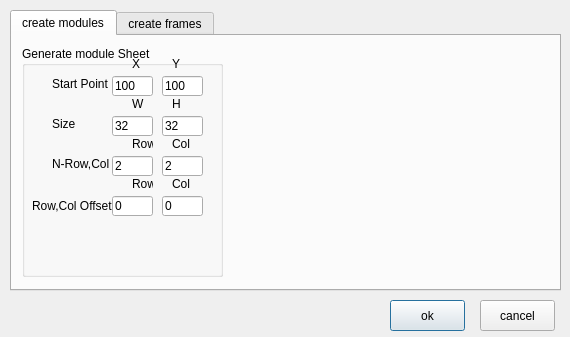
<?xml version="1.0" encoding="UTF-8"?>
<ui version="4.0">
 <class>Dialog</class>
 <widget class="QDialog" name="Dialog">
  <property name="geometry">
   <rect>
    <x>0</x>
    <y>0</y>
    <width>570</width>
    <height>337</height>
   </rect>
  </property>
  <property name="windowTitle">
   <string>Xedithor : tool create</string>
  </property>
  <property name="windowIcon">
   <iconset resource="XedithorResources.qrc">
    <normaloff>:/images/Table.png</normaloff>:/images/Table.png</iconset>
  </property>
  <property name="modal">
   <bool>true</bool>
  </property>
  <widget class="QTabWidget" name="tabWidget">
   <property name="geometry">
    <rect>
     <x>10</x>
     <y>10</y>
     <width>551</width>
     <height>281</height>
    </rect>
   </property>
   <property name="currentIndex">
    <number>0</number>
   </property>
   <widget class="QWidget" name="tab">
    <attribute name="title">
     <string>create modules</string>
    </attribute>
    <widget class="QGroupBox" name="groupBox">
     <property name="geometry">
      <rect>
       <x>10</x>
       <y>10</y>
       <width>201</width>
       <height>231</height>
      </rect>
     </property>
     <property name="title">
      <string>Generate module Sheet</string>
     </property>
     <widget class="QLabel" name="label_15">
      <property name="geometry">
       <rect>
        <x>150</x>
        <y>130</y>
        <width>21</width>
        <height>16</height>
       </rect>
      </property>
      <property name="text">
       <string>Col</string>
      </property>
     </widget>
     <widget class="QLineEdit" name="lineEditF_nRow">
      <property name="geometry">
       <rect>
        <x>90</x>
        <y>110</y>
        <width>41</width>
        <height>20</height>
       </rect>
      </property>
      <property name="text">
       <string>2</string>
      </property>
     </widget>
     <widget class="QLabel" name="label_3">
      <property name="geometry">
       <rect>
        <x>150</x>
        <y>10</y>
        <width>21</width>
        <height>16</height>
       </rect>
      </property>
      <property name="text">
       <string>Y</string>
      </property>
     </widget>
     <widget class="QLabel" name="label">
      <property name="geometry">
       <rect>
        <x>30</x>
        <y>30</y>
        <width>61</width>
        <height>16</height>
       </rect>
      </property>
      <property name="text">
       <string>Start Point</string>
      </property>
     </widget>
     <widget class="QLabel" name="label_10">
      <property name="geometry">
       <rect>
        <x>110</x>
        <y>90</y>
        <width>21</width>
        <height>16</height>
       </rect>
      </property>
      <property name="text">
       <string>Row</string>
      </property>
     </widget>
     <widget class="QLineEdit" name="lineEditF_offsetCol">
      <property name="geometry">
       <rect>
        <x>140</x>
        <y>150</y>
        <width>41</width>
        <height>20</height>
       </rect>
      </property>
      <property name="text">
       <string>0</string>
      </property>
     </widget>
     <widget class="QLineEdit" name="lineEditF_W">
      <property name="geometry">
       <rect>
        <x>90</x>
        <y>70</y>
        <width>41</width>
        <height>20</height>
       </rect>
      </property>
      <property name="text">
       <string>32</string>
      </property>
     </widget>
     <widget class="QLabel" name="label_12">
      <property name="geometry">
       <rect>
        <x>150</x>
        <y>90</y>
        <width>21</width>
        <height>16</height>
       </rect>
      </property>
      <property name="text">
       <string>Col</string>
      </property>
     </widget>
     <widget class="QLabel" name="label_13">
      <property name="geometry">
       <rect>
        <x>10</x>
        <y>150</y>
        <width>81</width>
        <height>20</height>
       </rect>
      </property>
      <property name="text">
       <string>Row,Col Offset</string>
      </property>
     </widget>
     <widget class="QLineEdit" name="lineEditF_H">
      <property name="geometry">
       <rect>
        <x>140</x>
        <y>70</y>
        <width>41</width>
        <height>20</height>
       </rect>
      </property>
      <property name="text">
       <string>32</string>
      </property>
     </widget>
     <widget class="QLabel" name="label_7">
      <property name="geometry">
       <rect>
        <x>110</x>
        <y>50</y>
        <width>21</width>
        <height>16</height>
       </rect>
      </property>
      <property name="text">
       <string>W</string>
      </property>
     </widget>
     <widget class="QLineEdit" name="lineEditF_offsetRow">
      <property name="geometry">
       <rect>
        <x>90</x>
        <y>150</y>
        <width>41</width>
        <height>20</height>
       </rect>
      </property>
      <property name="text">
       <string>0</string>
      </property>
     </widget>
     <widget class="QLineEdit" name="lineEditF_Y">
      <property name="geometry">
       <rect>
        <x>140</x>
        <y>30</y>
        <width>41</width>
        <height>20</height>
       </rect>
      </property>
      <property name="text">
       <string>100</string>
      </property>
     </widget>
     <widget class="QLineEdit" name="lineEditF_X">
      <property name="geometry">
       <rect>
        <x>90</x>
        <y>30</y>
        <width>41</width>
        <height>20</height>
       </rect>
      </property>
      <property name="text">
       <string>100</string>
      </property>
     </widget>
     <widget class="QLabel" name="label_9">
      <property name="geometry">
       <rect>
        <x>150</x>
        <y>50</y>
        <width>21</width>
        <height>16</height>
       </rect>
      </property>
      <property name="text">
       <string>H</string>
      </property>
     </widget>
     <widget class="QLineEdit" name="lineEditF_nCol">
      <property name="geometry">
       <rect>
        <x>140</x>
        <y>110</y>
        <width>41</width>
        <height>20</height>
       </rect>
      </property>
      <property name="text">
       <string>2</string>
      </property>
     </widget>
     <widget class="QLabel" name="label_11">
      <property name="geometry">
       <rect>
        <x>30</x>
        <y>110</y>
        <width>61</width>
        <height>16</height>
       </rect>
      </property>
      <property name="text">
       <string>N-Row,Col</string>
      </property>
     </widget>
     <widget class="QLabel" name="label_8">
      <property name="geometry">
       <rect>
        <x>30</x>
        <y>70</y>
        <width>61</width>
        <height>16</height>
       </rect>
      </property>
      <property name="text">
       <string>Size</string>
      </property>
     </widget>
     <widget class="QLabel" name="label_14">
      <property name="geometry">
       <rect>
        <x>110</x>
        <y>130</y>
        <width>21</width>
        <height>16</height>
       </rect>
      </property>
      <property name="text">
       <string>Row</string>
      </property>
     </widget>
     <widget class="QLabel" name="label_2">
      <property name="geometry">
       <rect>
        <x>110</x>
        <y>10</y>
        <width>21</width>
        <height>16</height>
       </rect>
      </property>
      <property name="text">
       <string>X</string>
      </property>
     </widget>
    </widget>
    <widget class="QWidget" name="widget" native="true">
     <property name="geometry">
      <rect>
       <x>220</x>
       <y>20</y>
       <width>321</width>
       <height>221</height>
      </rect>
     </property>
     <property name="styleSheet">
      <string notr="true">background-image: url(:/images/createModuleInfo.PNG);</string>
     </property>
    </widget>
   </widget>
   <widget class="QWidget" name="tab_2">
    <attribute name="title">
     <string>create frames</string>
    </attribute>
    <widget class="QRadioButton" name="radioButton_createFrame1">
     <property name="geometry">
      <rect>
       <x>40</x>
       <y>40</y>
       <width>181</width>
       <height>18</height>
      </rect>
     </property>
     <property name="text">
      <string>Create 1 module 1 frame</string>
     </property>
    </widget>
    <widget class="QRadioButton" name="radioButton_createFrame2">
     <property name="enabled">
      <bool>false</bool>
     </property>
     <property name="geometry">
      <rect>
       <x>40</x>
       <y>70</y>
       <width>221</width>
       <height>18</height>
      </rect>
     </property>
     <property name="text">
      <string>Create all module 1 frame</string>
     </property>
    </widget>
   </widget>
  </widget>
  <widget class="QPushButton" name="pushButton">
   <property name="geometry">
    <rect>
     <x>390</x>
     <y>300</y>
     <width>75</width>
     <height>31</height>
    </rect>
   </property>
   <property name="text">
    <string>ok</string>
   </property>
  </widget>
  <widget class="QPushButton" name="pushButton_2">
   <property name="geometry">
    <rect>
     <x>480</x>
     <y>300</y>
     <width>75</width>
     <height>31</height>
    </rect>
   </property>
   <property name="text">
    <string>cancel</string>
   </property>
  </widget>
 </widget>
 <resources>
  <include location="XedithorResources.qrc"/>
 </resources>
 <connections>
  <connection>
   <sender>pushButton</sender>
   <signal>clicked()</signal>
   <receiver>Dialog</receiver>
   <slot>accept()</slot>
   <hints>
    <hint type="sourcelabel">
     <x>387</x>
     <y>327</y>
    </hint>
    <hint type="destinationlabel">
     <x>291</x>
     <y>172</y>
    </hint>
   </hints>
  </connection>
  <connection>
   <sender>pushButton_2</sender>
   <signal>clicked()</signal>
   <receiver>Dialog</receiver>
   <slot>reject()</slot>
   <hints>
    <hint type="sourcelabel">
     <x>477</x>
     <y>327</y>
    </hint>
    <hint type="destinationlabel">
     <x>291</x>
     <y>172</y>
    </hint>
   </hints>
  </connection>
 </connections>
</ui>
